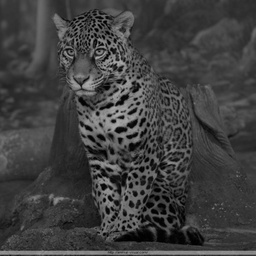
#> input picture openCV/testes/distorcao/tiger.jpg, 256 x 256 px, shrunk from 1024 x 1024 before the run; the run also reads 1 picture not shown here
$ python cisalhamento.py
#> lines starting #> are read from the running program, lines starting #| are printed output that depends on the picture
### openCV/testes/distorcao/interpolacao.py
import cv2
import numpy as np

def intensidade(img, i, j):
	k = 0
	n_k = 0
	for n in range(i-1, i+1):
		for m in range(j-1, j+1):
			if img[n][m] > 0:
				k += int(img[n][m])
				n_k += 1
	try:
		return np.uint8(k/n_k)
	except:
		return 0

def interpol(img):
	rows, cols = img.shape
	for i in range(1, rows - 1):
		for j in range (1, cols - 1):
			if img[i][j] == 0:
				img[i][j] = intensidade(img, i, j)

### openCV/testes/distorcao/cisalhamento.py
import cv2
import numpy as np
from math import e, pi
from numpy import sin, cos, tan
from interpolacao import interpol

def degree_to_rad(angulo):
	return pi*angulo/180

def new_pos(x, y, angulo1, angulo2):
	return int(x+y*tan(angulo1)), int(y+x*tan(angulo2))

def calcula_angulo(rows, cols, x, y, angulo1, angulo2):
	return degree_to_rad(angulo1*(cos(4*x/rows))), degree_to_rad(angulo2*(cos(y/cols)))

def cisalha(fundo, img, angulo1, angulo2):
	rows, cols = img.shape
	for x in range(rows):
		for y in range(cols):
			ang1, ang2 = calcula_angulo(rows, cols, x, y, angulo1, angulo2)
			print(ang1, ang2)
			u, v = new_pos(x, y, ang1, ang2)
			if -1 < u < rows and -1 < v < cols:
				fundo[u][v] = img[x][y]

if __name__ == '__main__':
	img = cv2.imread('tiger.jpg', cv2.IMREAD_GRAYSCALE)
#> img is the input picture: shape (256, 256); min 0, max 173, mean 63.5
	fundo = cv2.imread('black.jpg', cv2.IMREAD_GRAYSCALE)
#> fundo: shape (256, 256); every value is 0
	cisalha(fundo, img, 10, 0)
#> after the loop in cisalha, `for x in range(rows):`:
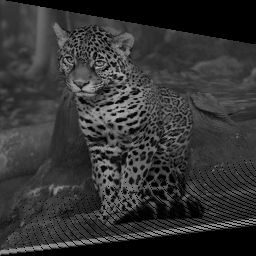
#> fundo: shape (256, 256); min 0, max 173, mean 51.7
	cv2.imshow('fundo1', fundo)
	cv2.waitKey(0)
	interpol(fundo)
#> after the loop in interpol, `for i in range(1, rows - 1):`:
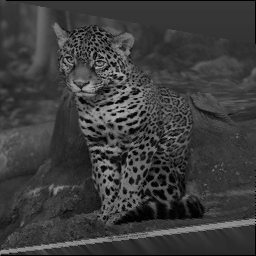
#> img: shape (256, 256); min 0, max 173, mean 60.4
	cv2.imshow('fundo2', fundo)
	cv2.waitKey(0)
	cv2.destroyAllWindows()

'''
if __name__ == '__main__':
	img = cv2.imread('tiger.jpg', cv2.IMREAD_GRAYSCALE)

	fundo = cv2.imread('black.jpg', cv2.IMREAD_GRAYSCALE)

	cisalha(fundo, img, degree_to_rad(20))

	cv2.imshow('fundo1', fundo)

	cv2.waitKey(0)

	interpol(fundo)

	cv2.imshow('fundo2', fundo)

	cv2.waitKey(0)

	cv2.destroyAllWindows()
'''
